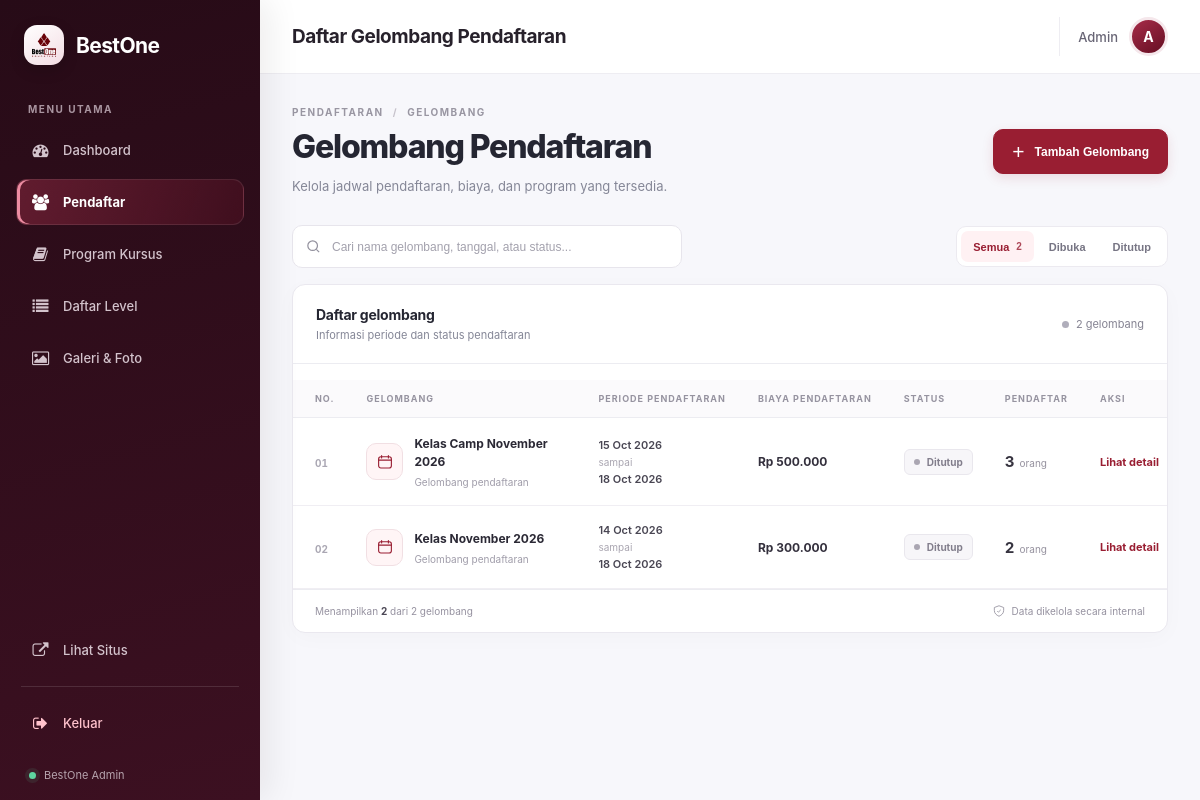
Page /admin/pendaftar (signed in) on the earlier database version.
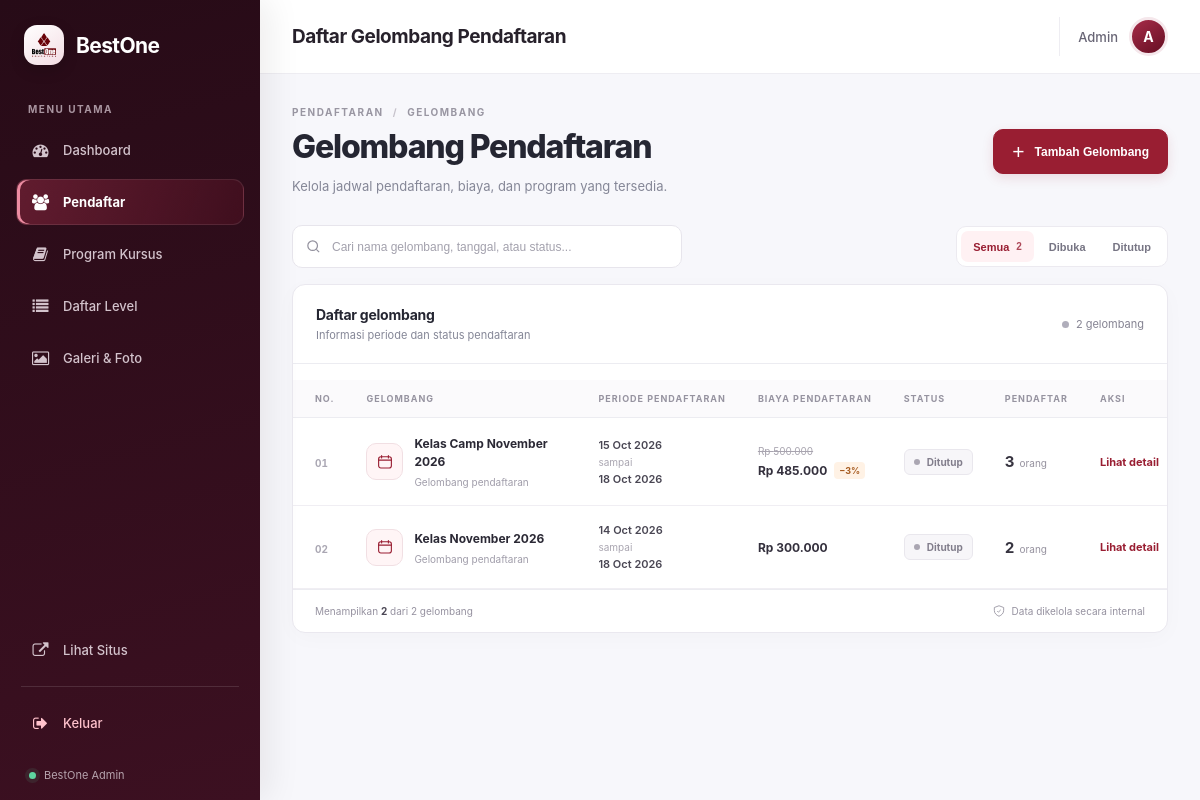
Same page on the later database version.
### models/database.py (models this page shows, shortened)
class Periode(db.Model):
    __tablename__ = 'periode'
    id = db.Column(db.Integer, primary_key=True)
    nama = db.Column(db.String(100), nullable=False)
    mulai = db.Column(db.DateTime)
    selesai = db.Column(db.DateTime)
    kelas_mulai = db.Column(db.DateTime)
    program_dibuka = db.Column(db.String(255))
    level_dibuka = db.Column(db.Text, nullable=True)
    biaya = db.Column(db.Integer)
    diskon = db.Column(db.Integer)
    link_grup_wa = db.Column(db.String(255))
    dibuat_pada = db.Column(db.DateTime, default=db.func.now())
    pendaftar = db.relationship('Pendaftar', backref='periode', lazy=True, cascade='all, delete-orphan')
    @property
    def biaya_akhir(self):
        if not self.biaya:
            return 0
        if not self.diskon:
            return self.biaya
        return int(self.biaya * (100 - self.diskon) / 100)
    @property
    def sedang_aktif(self):
        from datetime import datetime
        sekarang = datetime.now()
        if self.mulai and self.selesai:
            return self.mulai <= sekarang <= self.selesai
        if self.mulai:
            return sekarang >= self.mulai
        if self.selesai:
            return sekarang <= self.selesai
        return False

### routes/admin/pendaftar.py (the view)
@pendaftar_bp.route('/pendaftar')
def pendaftar():
    cek = cek_login()
    if cek: return cek
    daftar_periode = Periode.query.order_by(Periode.dibuat_pada.desc()).all()
    daftar_program = ProgramKursus.query.order_by(ProgramKursus.nama).all()
    daftar_level = Level.query.order_by(Level.nama).all()
    return render_template('admin/pendaftar.html',
        halaman='pendaftar',
        daftar_periode=daftar_periode,
        daftar_program=daftar_program,
        daftar_level=daftar_level,
    )

### app.py (called while the page is built)
@app.before_request
def force_https():
    if request.headers.get("X-Forwarded-Proto") == "https":
        request.environ["wsgi.url_scheme"] = "https"

### routes/admin/pendaftar.py (called while the page is built)
def cek_login():
    if not session.get('admin_logged_in'):
        return redirect(url_for('login.login'))

### templates/admin/pendaftar.html (shortened to what the changed rows need)
{% extends "admin/base_admin.html" %}
{% block judul_halaman %}Daftar Gelombang Pendaftaran{% endblock %}
{% block isi %}
<div class="gelombang-header">
  <div class="gelombang-heading">
    <h2>Gelombang Pendaftaran</h2>
  </div>
</div>
<div class="gelombang-panel">
  <div class="tabel-wrapper">
    <table class="tabel-data" id="tabelPeriode">
      <thead>
        <tr>
          <th class="kolom-no">NO.</th>
          <th>GELOMBANG</th>
          <th>PERIODE PENDAFTARAN</th>
          <th>BIAYA PENDAFTARAN</th>
          <th>STATUS</th>
          <th>PENDAFTAR</th>
          <th class="kolom-aksi">AKSI</th>
        </tr>
      </thead>
      <tbody>
        {% for p in daftar_periode %}
        <tr
          class="baris-periode"
          data-status="{{ 'aktif' if p.sedang_aktif else 'tutup' }}"
        >
          <td class="kolom-no">
            <span class="nomor-baris">{{ '%02d'|format(loop.index) }}</span>
          </td>
          <td class="sel-gelombang">
            <div class="nama-gelombang">
              <span class="gelombang-mark">
                <svg viewBox="0 0 24 24" fill="none" aria-hidden="true">
                  <rect x="3.5" y="5" width="17" height="15" rx="3"></rect>
                  <path d="M7.5 3.5v3M16.5 3.5v3M3.5 9.5h17"></path>
                </svg>
              </span>
              <div class="nama-gelombang-info">
                <strong>{{ p.nama }}</strong>
                <span>Gelombang pendaftaran</span>
              </div>
            </div>
          </td>
          <td>
            <div class="tanggal-periode">
              {% if p.mulai and p.selesai %}
                <strong>{{ p.mulai.strftime('%d %b %Y') }}</strong>
                <span>sampai</span>
                <strong>{{ p.selesai.strftime('%d %b %Y') }}</strong>
              {% elif p.mulai %}
                <strong>{{ p.mulai.strftime('%d %b %Y') }}</strong>
                <span>Tanggal mulai</span>
              {% elif p.selesai %}
                <strong>{{ p.selesai.strftime('%d %b %Y') }}</strong>
                <span>Batas pendaftaran</span>
              {% else %}
                <span class="data-kosong">Belum ditentukan</span>
              {% endif %}
            </div>
          </td>
          <td>
            {% if p.biaya %}
              <div class="biaya-info">
                {% if p.diskon %}
                  <span class="biaya-asli">Rp {{ "{:,}".format(p.biaya).replace(',', '.') }}</span>
                {% endif %}
                <strong>Rp {{ "{:,}".format(p.biaya_akhir).replace(',', '.') }}</strong>
                {% if p.diskon %}
                  <span class="diskon-tag">−{{ p.diskon }}%</span>
                {% endif %}
              </div>
            {% else %}
              <span class="data-kosong">Tidak ditentukan</span>
            {% endif %}
          </td>
          <td>
            {% if p.sedang_aktif %}
              <span class="status-pill status-dibuka">
                <span class="status-indikator"></span>
                Dibuka
              </span>
            {% else %}
              <span class="status-pill status-ditutup">
                <span class="status-indikator"></span>
                Ditutup
              </span>
            {% endif %}
          </td>
          <td>
            <div class="pendaftar-info">
              <span class="pendaftar-angka">{{ p.pendaftar|length }}</span>
              <span>orang</span>
            </div>
          </td>
          <td class="kolom-aksi">
            <div class="aksi-modern">
              <a
                href="{{ url_for('admin_pendaftar.detail', periode_id=p.id) }}"
                class="aksi-detail"
                title="Lihat detail gelombang"
              >
                Lihat detail
                <svg viewBox="0 0 24 24" fill="none" aria-hidden="true">
                  <path d="M5 12h14M13 5l7 7-7 7"></path>
                </svg>
              </a>
            </div>
          </td>
        </tr>
        {% endfor %}
      </tbody>
    </table>
  </div>
</div>
{% endblock %}

Differences in the rows shown:
changed Periode "Kelas Camp November 2026": biaya (not shown) → "500.000"; biaya+diskon "500.000" → "485.000"; diskon (not shown) → "3"
